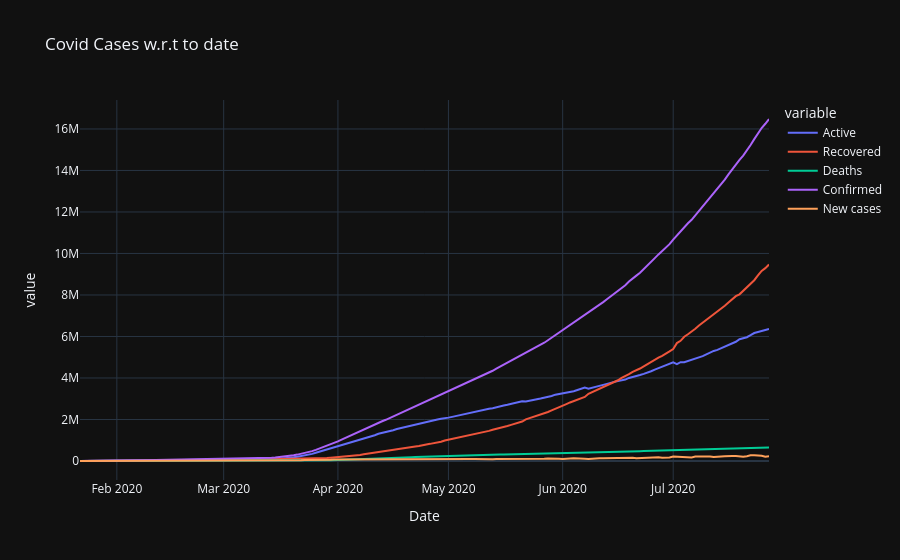

Notebook cell for this chart:
### Code cell
px.line(day_wise,x='Date',y=['Active','Recovered','Recovered','Deaths','Confirmed','New cases'], title='Covid Cases w.r.t to date',template='plotly_dark')

### Figure 1 — Plotly figure (JSON) as saved in the notebook; plotly's stock layout.template omitted (floating-point values rounded to 4 significant figures; data arrays with more than 128 entries replaced by an {"elided": "..."} marker saying what was removed)
{"data": [{"hovertemplate": "variable=Active<br>Date=%{x}<br>value=%{y}<extra></extra>", "legendgroup": "Active", "line": {"color": "#636efa", "dash": "solid"}, "marker": {"symbol": "circle"}, "mode": "lines", "name": "Active", "orientation": "v", "showlegend": true, "type": "scatter", "x": {"elided": "188 str values"}, "xaxis": "x", "y": {"elided": "188 int values"}, "yaxis": "y"}, {"hovertemplate": "variable=Recovered<br>Date=%{x}<br>value=%{y}<extra></extra>", "legendgroup": "Recovered", "line": {"color": "#EF553B", "dash": "solid"}, "marker": {"symbol": "circle"}, "mode": "lines", "name": "Recovered", "orientation": "v", "showlegend": true, "type": "scatter", "x": {"elided": "188 str values"}, "xaxis": "x", "y": {"elided": "188 int values"}, "yaxis": "y"}, {"hovertemplate": "variable=Deaths<br>Date=%{x}<br>value=%{y}<extra></extra>", "legendgroup": "Deaths", "line": {"color": "#00cc96", "dash": "solid"}, "marker": {"symbol": "circle"}, "mode": "lines", "name": "Deaths", "orientation": "v", "showlegend": true, "type": "scatter", "x": {"elided": "188 str values"}, "xaxis": "x", "y": {"elided": "188 int values"}, "yaxis": "y"}, {"hovertemplate": "variable=Confirmed<br>Date=%{x}<br>value=%{y}<extra></extra>", "legendgroup": "Confirmed", "line": {"color": "#ab63fa", "dash": "solid"}, "marker": {"symbol": "circle"}, "mode": "lines", "name": "Confirmed", "orientation": "v", "showlegend": true, "type": "scatter", "x": {"elided": "188 str values"}, "xaxis": "x", "y": {"elided": "188 int values"}, "yaxis": "y"}, {"hovertemplate": "variable=New cases<br>Date=%{x}<br>value=%{y}<extra></extra>", "legendgroup": "New cases", "line": {"color": "#FFA15A", "dash": "solid"}, "marker": {"symbol": "circle"}, "mode": "lines", "name": "New cases", "orientation": "v", "showlegend": true, "type": "scatter", "x": {"elided": "188 str values"}, "xaxis": "x", "y": {"elided": "188 int values"}, "yaxis": "y"}], "layout": {"legend": {"title": {"text": "variable"}, "tracegroupgap": 0}, "title": {"text": "Covid Cases w.r.t to date"}, "xaxis": {"anchor": "y", "domain": [0, 1], "title": {"text": "Date"}}, "yaxis": {"anchor": "x", "domain": [0, 1], "title": {"text": "value"}}}}
